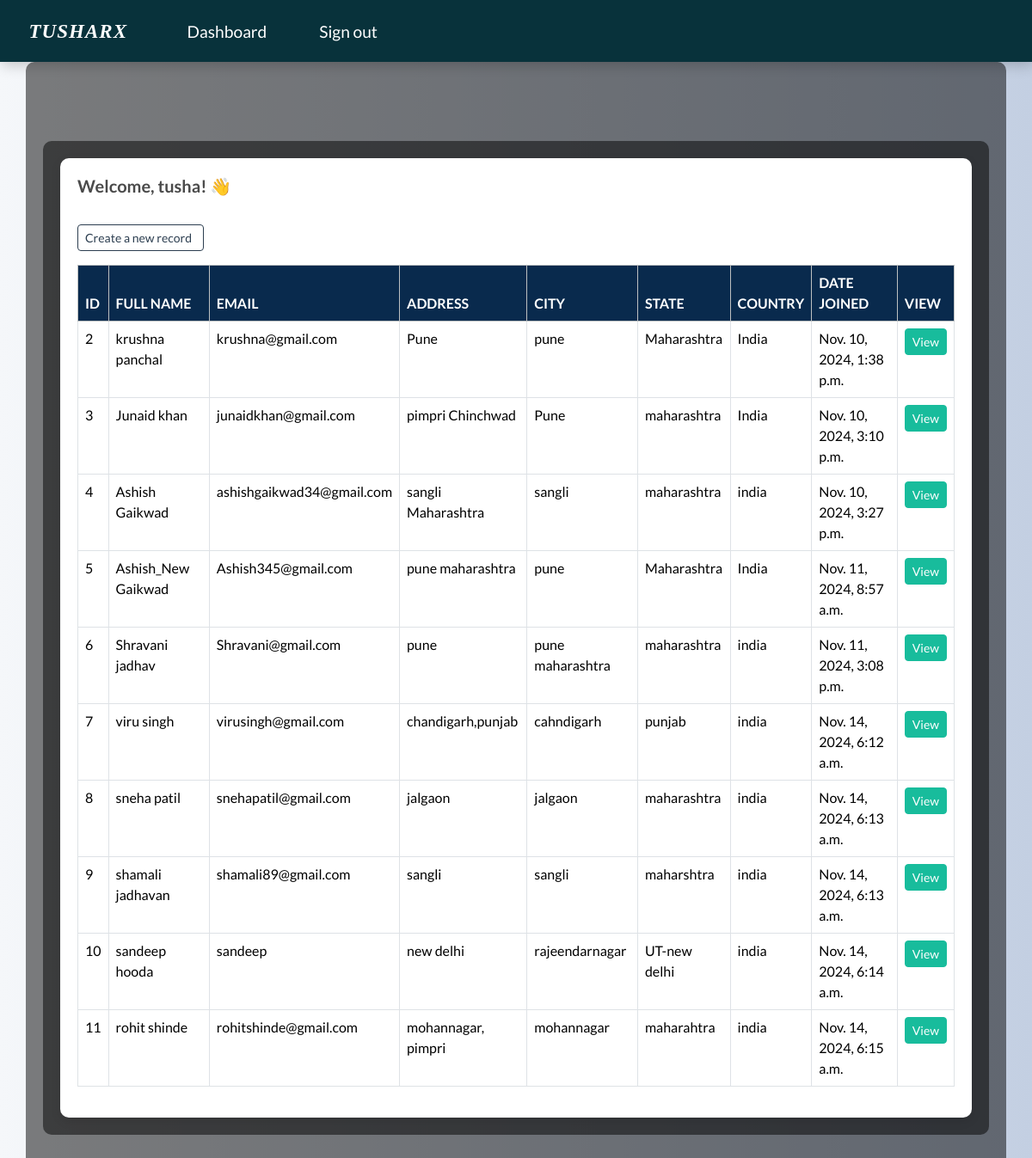
The page /dashboard (signed in) on the database its author committed.
### webapp/models.py (models this page shows, shortened)
class Record(models.Model):
    creation_date = models.DateTimeField(auto_now_add=True)
    first_name = models.CharField(max_length=100)
    last_name = models.CharField(max_length=100)
    email = models.CharField(max_length=225)
    address = models.CharField(max_length=20)
    city = models.CharField(max_length=225)
    state = models.CharField(max_length=200)
    country = models.CharField(max_length=125)

### webapp/views.py (the view)
# urls.py: path('dashboard',views.dashboard,name="dashboard"),
@login_required(login_url='my-login')
def dashboard(request):
    my_records = Record.objects.all()
    context = {'records': my_records}
    return render(request, 'webapp/dashboard.html', context=context)

### webapp/templates/webapp/dashboard.html (shortened to what this page needs)
{% extends 'webapp/base.html' %}
{% block content %}
<div class="container my-5">
    <div class="table-container">
        <h5>Welcome, {{user}}! 👋</h5>
        <hr>
        <a class="btn btn-outline-primary btn-sm mb-3" href="{% url 'create-record' %}">
            Create a new record &nbsp;
        </a>
        <table class="table table-hover table-bordered">
            <thead class="table-light">
                <tr>
                    <th scope="col">ID</th>
                    <th scope="col">Full Name</th>
                    <th scope="col">Email</th>
                    <th scope="col">Address</th>
                    <th scope="col">City</th>
                    <th scope="col">State</th>
                    <th scope="col">Country</th>
                    <th scope="col">Date Joined</th>
                    <th scope="col">View</th>
                </tr>
            </thead>
            <tbody>
                {% if records %}
                    {% for record in records %}
                    <tr>
                        <td>{{record.id}}</td>
                        <td>{{record.first_name}} {{record.last_name}}</td>
                        <td>{{record.email}}</td>
                        <td>{{record.address}}</td>
                        <td>{{record.city}}</td>
                        <td>{{record.state}}</td>
                        <td>{{record.country}}</td>
                        <td>{{record.creation_date}}</td>
                        <td>
                            <a class="btn btn-success btn-sm" href="{% url 'singular_record' record.id %}">
                                 View
                            </a>
                        </td>
                    </tr>
                    {% endfor %}
                {% else %}
                    <tr>
                        <td colspan="9" class="text-center text-muted">No records found.</td>
                    </tr>
                {% endif %}
            </tbody>
        </table>
    </div>
</div>
{% endblock %}

### webapp/templates/webapp/base.html (shortened to what this page needs)
{% load static %}
<!DOCTYPE html>
<html lang="en">
<head>
    <link rel="stylesheet" type="text/css" href="https://bootswatch.com/5/flatly/bootstrap.min.css">
    <link rel="stylesheet" type="text/css" href="{% static 'css/styles.css' %}">
</head>
<body>
    {% include 'webapp/navbar.html' %}
    <div class="container">
        <br>
        {% block content %}
        {% endblock %}
    </div>
</body>
</html>

### webapp/templates/webapp/navbar.html (shortened to what this page needs)
<nav class="navbar navbar-expand-lg navbar-dark justify-content-center custom-navbar">
  <a class="navbar-brand main-heading" href="{% url '' %}">
    &nbsp; TusharX
  </a>
  <div class="collapse navbar-collapse text-center" id="navbarNavDropdown">
    <ul class="navbar-nav mr-auto">
      {% if user.is_authenticated %}
        <li class="nav-item">
          <a class="nav-link" href="{% url 'dashboard' %}">Dashboard &nbsp;  </a>
        </li>
        <li class="nav-item">
          <a class="nav-link" href="{% url 'user-logout' %}">Sign out &nbsp;  </a>
        </li>
      {% endif %}
    </ul>
  </div>
</nav>

### webapp/templates/webapp/navbar.html (style rules this page uses)
.custom-navbar { background-color: #08323b; box-shadow: 2px 4px 15px rgba(0, 0, 0, 0.2); padding: 12px 20px; font-size: 1.2em; }
.custom-navbar .navbar-brand.main-heading { font-weight: bold; font-family: 'Georgia', serif; font-style: oblique; font-size: 1.2em; color: #fff !important; text-transform: uppercase; letter-spacing: 1px; padding-right: 20px; }
.custom-navbar .navbar-nav .nav-link { color: #fff !important; transition: color 0.3s ease, background-color 0.3s ease; padding: 8px 15px; font-weight: 500; }

### webapp/templates/webapp/dashboard.html (style rules this page uses)
body { background: linear-gradient(to right, #f5f7fa, #c3cfe2); }
h5 { font-weight: bold; color: #4a4a4a; animation: fadeInDown 1s ease; }
.table-container { background: white; box-shadow: 0px 4px 12px rgba(0, 0, 0, 0.1); border-radius: 10px; padding: 20px; animation: fadeIn 1s ease; }
.table th { background-color: #092a4d; color: white; text-transform: uppercase; }
.btn-outline-primary { transition: all 0.3s; animation: slideInRight 0.8s ease; }
.btn-success { transition: background-color 0.3s, transform 0.3s ease; animation: slideInLeft 0.8s ease; }

### rows shown on the page
Record: id "2", first_name "krushna", last_name "panchal", email "krushna@gmail.com", address "Pune", city "pune", state "Maharashtra", country "India", creation_date "Nov. 10, 2024, 1:38 p.m."
Record: id "3", first_name "Junaid", last_name "khan", email "junaidkhan@gmail.com", address "pimpri Chinchwad", city "Pune", state "maharashtra", country "India", creation_date "Nov. 10, 2024, 3:10 p.m."
Record: id "4", first_name "Ashish", last_name "Gaikwad", email "ashishgaikwad34@gmail.com", address "sangli Maharashtra", city "sangli", state "maharashtra", country "india", creation_date "Nov. 10, 2024, 3:27 p.m."
Record: id "5", first_name "Ashish_New", last_name "Gaikwad", email "Ashish345@gmail.com", address "pune maharashtra", city "pune", state "Maharashtra", country "India", creation_date "Nov. 11, 2024, 8:57 a.m."
Record: id "6", first_name "Shravani", last_name "jadhav", email "Shravani@gmail.com", address "pune", city "pune maharashtra", state "maharashtra", country "india", creation_date "Nov. 11, 2024, 3:08 p.m."
Record: id "7", first_name "viru", last_name "singh", email "virusingh@gmail.com", address "chandigarh,punjab", city "cahndigarh", state "punjab", country "india", creation_date "Nov. 14, 2024, 6:12 a.m."
Record: id "8", first_name "sneha", last_name "patil", email "snehapatil@gmail.com", address "jalgaon", city "jalgaon", state "maharashtra", country "india", creation_date "Nov. 14, 2024, 6:13 a.m."
Record: id "9", first_name "shamali", last_name "jadhavan", email "shamali89@gmail.com", address "sangli", city "sangli", state "maharshtra", country "india", creation_date "Nov. 14, 2024, 6:13 a.m."
Record: id "10", first_name "sandeep", last_name "hooda", email "sandeep", address "new delhi", city "rajeendarnagar", state "UT-new delhi", country "india", creation_date "Nov. 14, 2024, 6:14 a.m."
Record: id "11", first_name "rohit", last_name "shinde", email "rohitshinde@gmail.com", address "mohannagar, pimpri", city "mohannagar", state "maharahtra", country "india", creation_date "Nov. 14, 2024, 6:15 a.m."

### other values the page prints
{{ user }} "tusha"
